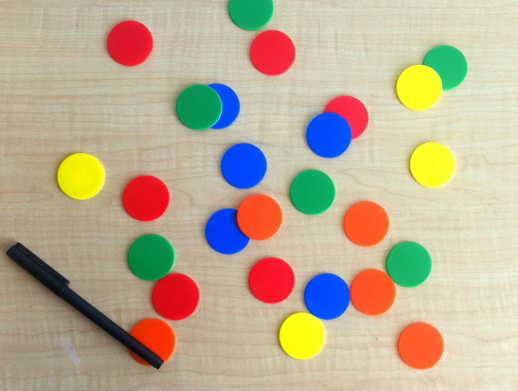
#> input picture images/chips.png, 518 x 391 px
$ jupyter execute --allow-errors color_image.ipynb
#> lines starting #> are read from the running program, lines starting #| are printed output that depends on the picture
[cell 1]
import numpy as np
import matplotlib.pyplot as plt
import cv2

[cell 2]
IMG_PATH = '../../images'
img = cv2.imread(f"{IMG_PATH}/chips.png" )
#> img is the input picture: shape (391, 518, 3); mean B, G, R 148.1, 173.3, 188.3
img = cv2.cvtColor(img, cv2.COLOR_BGR2RGB)

[cell 3]
plt.imshow(img)

<h3>YcrCb Convertion</h3>

[cell 4]
ycr_img = cv2.cvtColor(img, cv2.COLOR_BGR2YCrCb)
#> ycr_img: shape (391, 518, 3); mean of channels 0, 1, 2 167.5, 114.2, 139.8
plt.imshow(ycr_img)

[cell 5]
def plot_channels(c1,c2,c3):
    #Plotting the color channels
    plt.figure(figsize=(12,12))
    plt.subplot(131),plt.imshow(c1)
    plt.title('C1')
    plt.subplot(132),plt.imshow(c2)
    plt.title('C2')
    plt.subplot(133),plt.imshow(c3)
    plt.title('C3')
    plt.show()


c1,c2,c3 =  cv2.split(ycr_img)
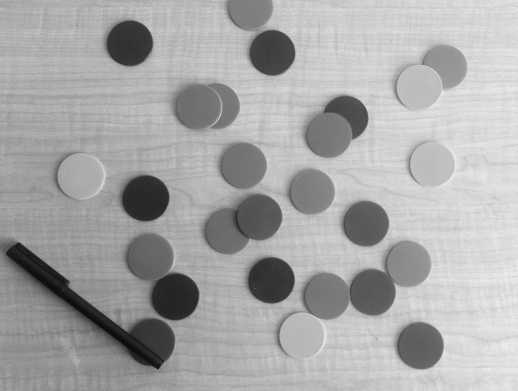
#> c1: shape (391, 518); min 10, max 239, mean 167.5
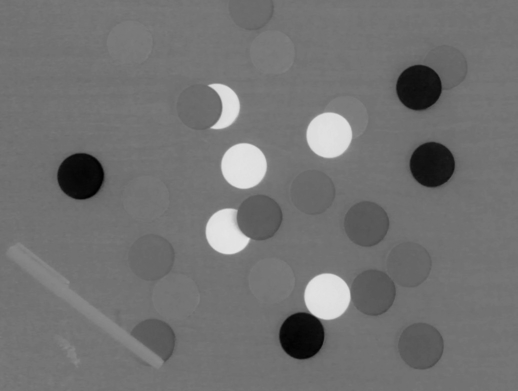
#> c2: shape (391, 518); min 0, max 229, mean 114.2
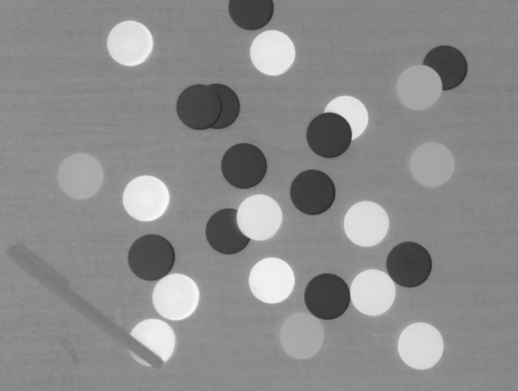
#> c3: shape (391, 518); min 39, max 250, mean 139.8
plot_channels(c1,c2,c3)
#> in plot_channels, `plt.show()`:
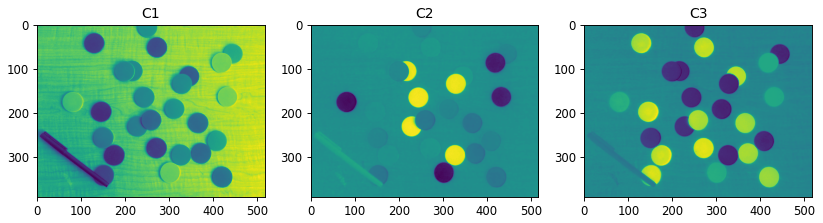
#> figure drawn by matplotlib, 3 panels

[cell 6]
#Plotting histogram by channel

def plot_ycrcb_hist(img):
    # Splitting the RGB channels into variables
    y,cr,cb = cv2.split(img)

    # Plotting each channel histogram
    plt.figure(figsize=(12,4))

    plt.subplot(141)
    plt.title('Y')
    plt.hist(y.ravel(),bins=256,range=[0,256], color='y')

    plt.subplot(142)
    plt.title('Cr')
    plt.hist(cr.ravel(),bins=256,range=[0,256], color='r')

    plt.subplot(143)
    plt.title('Cb')
    plt.hist(cb.ravel(),bins=256,range=[0,256], color='b')

    plt.xlim([0, 256])
    plt.show()
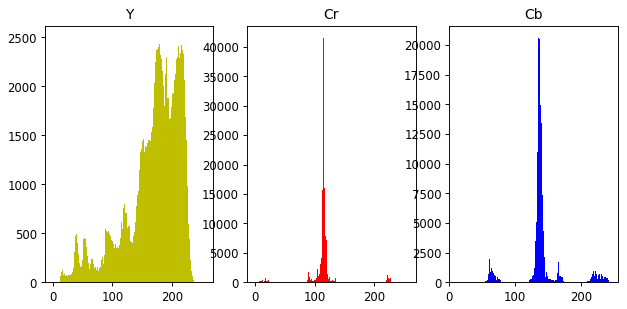
#> figure drawn by matplotlib, 3 panels; panel 1: tallest bar 2494 high, from x = 216 to 217; panel 2: tallest bar 41499 high, from x = 114 to 115; panel 3: tallest bar 20591 high, from x = 135 to 136

plot_ycrcb_hist(ycr_img)

[cell 7]
y,cr,cb = cv2.split(ycr_img)

# Set Y to 0
y1 = np.zeros(y.shape, dtype=y.dtype)
cr1 = cr
cb1 = cb
img1 = cv2.merge((y1, cr1, cb1))
#> img1: shape (391, 518, 3); mean of channels 0, 1, 2 0, 114.2, 139.8

# Set Cr to 0
y2 = y
cr2 = np.zeros(cr.shape, dtype=cr.dtype)
cb2 = cb
img2 = cv2.merge((y2, cr2, cb2))
#> img2: shape (391, 518, 3); mean of channels 0, 1, 2 167.5, 0, 139.8

# Set Cb to 0
y3 = y
cr3 = cr
cb3 = np.zeros(cb.shape, dtype=cb.dtype)
img3 = cv2.merge((y3, cr3, cb3))
#> img3: shape (391, 518, 3); mean of channels 0, 1, 2 167.5, 114.2, 0

# Plot images
plt.figure(figsize=(15,15))
plt.subplot(1,3,1)
plt.imshow(img1)
plt.title('Y = 0')

plt.subplot(1,3,2)
plt.imshow(img2)
plt.title('Cr = 0')

plt.subplot(1,3,3)
plt.imshow(img3)
plt.title('Cb = 0')

plt.show()

<h3>HSV</h3>

[cell 8]
hsv_img = cv2.cvtColor(img, cv2.COLOR_BGR2HSV)
#> hsv_img: shape (391, 518, 3); mean H, S, V 92.7, 83.3, 203.9
plt.imshow(hsv_img)

[cell 9]
h,s,v = cv2.split(hsv_img)
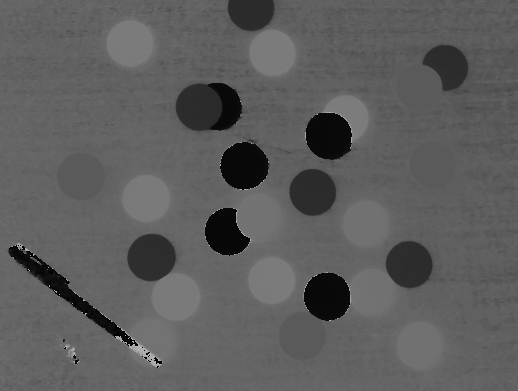
#> h: shape (391, 518); min 0, max 179, mean 92.7
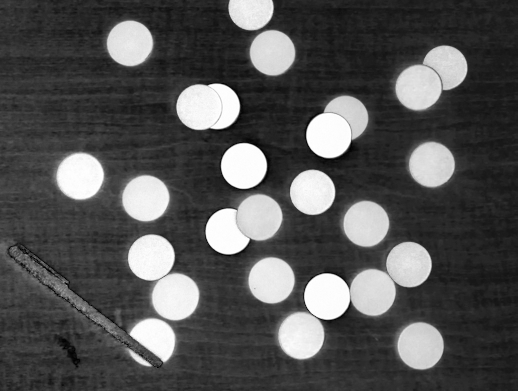
#> s: shape (391, 518); min 0, max 255, mean 83.3
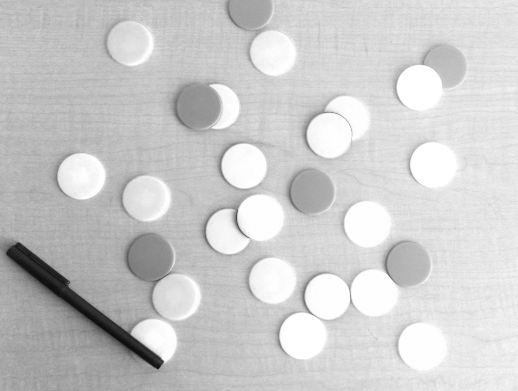
#> v: shape (391, 518); min 12, max 255, mean 203.9
plot_channels(h,s,v)

[cell 10]
def plot_hsv_hist(img):
    # Splitting the RGB channels into variables
    c1,c2,c3 = cv2.split(img)

    # Plotting each channel histogram
    plt.figure(figsize=(12,4))

    plt.subplot(141)
    plt.title('Hue')
    plt.hist(c1.ravel(),bins=256,range=[0,256], color='brown')

    plt.subplot(142)
    plt.title('Saturation')
    plt.hist(c2.ravel(),bins=256,range=[0,256], color='b')

    plt.subplot(143)
    plt.title('Value')
    plt.hist(c3.ravel(),bins=256,range=[0,256], color='pink')

    plt.x
    plt.xlim([0, 256])
    plt.show()

#> (the rest of this cell did not finish here and is left out)

<h3>Grayscale</h3>

[cell 11]
gray_image = cv2.cvtColor(img, cv2.COLOR_BGR2GRAY)
plt.imshow(gray_image, cmap='gray')

[cell 12]
plt.figure(figsize=(12,4))
plt.subplot(151),plt.imshow(img)
plt.title('C1')
plt.subplot(152),plt.imshow(ycr_img)
plt.title('C2')
plt.subplot(153),plt.imshow(gray_image, cmap='gray')
plt.title('C3')

$ run again, with images/baboon.png copied over images/chips.png
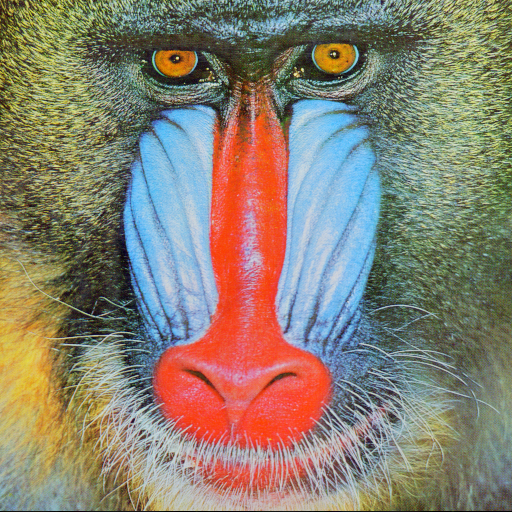
#> input picture images/baboon.png, 512 x 512 px
#> img is the input picture: shape (512, 512, 3); mean B, G, R 113.1, 128.9, 137.4
#> ycr_img: shape (512, 512, 3); mean of channels 0, 1, 2 125.1, 119.4, 134.9
#> img1: shape (512, 512, 3); mean of channels 0, 1, 2 0, 119.4, 134.9
#> img2: shape (512, 512, 3); mean of channels 0, 1, 2 125.1, 0, 134.9
#> img3: shape (512, 512, 3); mean of channels 0, 1, 2 125.1, 119.4, 0
#> hsv_img: shape (512, 512, 3); mean H, S, V 73.9, 96, 159.4
#> `h,s,v = cv2.split(hsv_img)`:
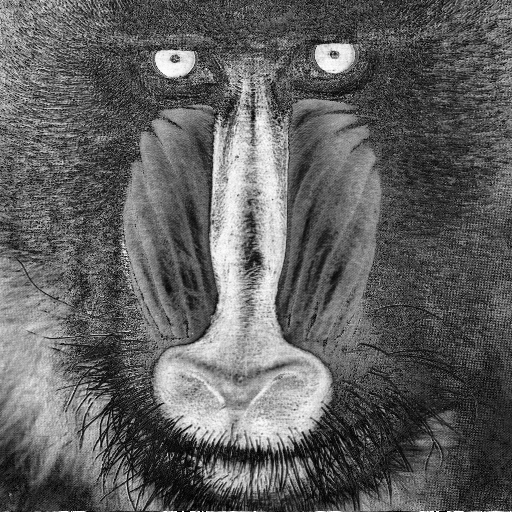
#> s: shape (512, 512); min 0, max 255, mean 96
#> `h,s,v = cv2.split(hsv_img)`:
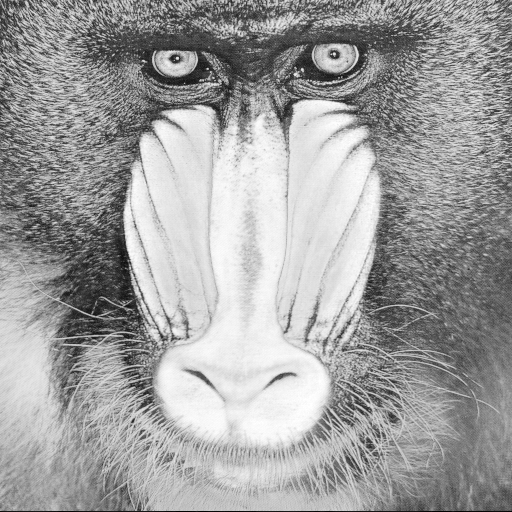
#> v: shape (512, 512); min 0, max 255, mean 159.4
